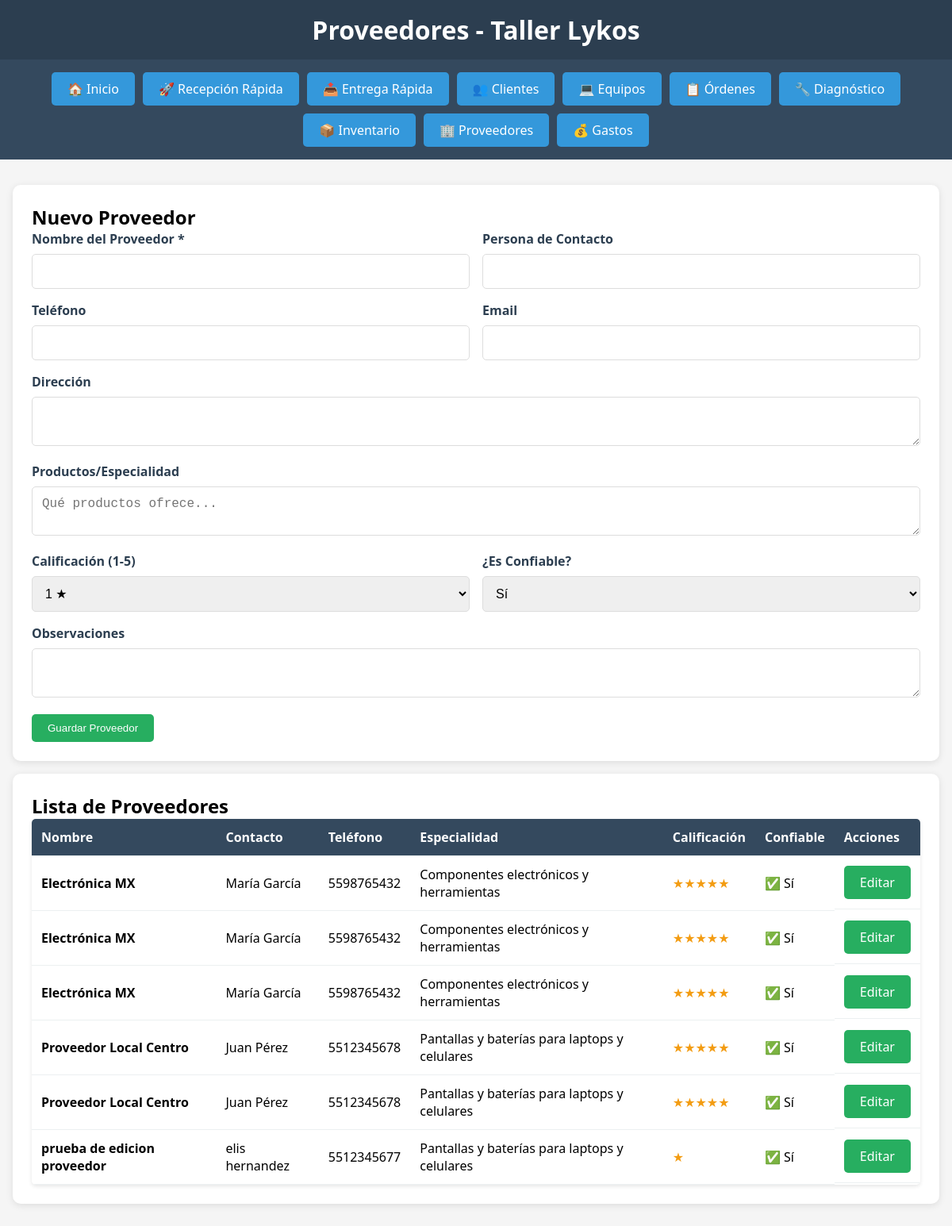
Page /proveedores.php on the committed database.
### tables this page shows
CREATE TABLE `proveedores` (
  `id_proveedor` int(11) NOT NULL,
  `nombre` varchar(100) NOT NULL,
  `contacto` varchar(100) DEFAULT NULL,
  `telefono` varchar(20) DEFAULT NULL,
  `email` varchar(100) DEFAULT NULL,
  `direccion` text DEFAULT NULL,
  `productos_especialidad` text DEFAULT NULL,
  `calificacion` int(11) DEFAULT 5,
  `confiable` tinyint(4) DEFAULT 1,
  `observaciones` text DEFAULT NULL,
  `fecha_registro` timestamp NOT NULL DEFAULT current_timestamp()
);

### proveedores.php (the view, shortened to what this page needs)
<?php include 'config.php'; ?>
<!DOCTYPE html>
<html lang="es">
<head>
</head>
<body>
    <div class="header">
        <h1>Proveedores - Taller Lykos</h1>
    </div>
    <?php include 'nav.php'; ?>
    <div class="container">
        <div class="card">
            <h2><?php echo isset($_GET['editar']) ? 'Editar Proveedor' : 'Nuevo Proveedor'; ?></h2>
            <form method="POST" action="guardar_proveedor.php">
                <?php
                $proveedor = null;
                ?>
                <div class="grid-2">
                    <div class="form-group">
                        <label>Nombre del Proveedor *</label>
                        <input type="text" name="nombre" class="form-control" value="<?php echo $proveedor ? $proveedor['nombre'] : ''; ?>" required>
                    </div>
                    <div class="form-group">
                        <label>Persona de Contacto</label>
                        <input type="text" name="contacto" class="form-control" value="<?php echo $proveedor ? $proveedor['contacto'] : ''; ?>">
                    </div>
                </div>
                <div class="grid-2">
                    <div class="form-group">
                        <label>Teléfono</label>
                        <input type="text" name="telefono" class="form-control" value="<?php echo $proveedor ? $proveedor['telefono'] : ''; ?>">
                    </div>
                    <div class="form-group">
                        <label>Email</label>
                        <input type="email" name="email" class="form-control" value="<?php echo $proveedor ? $proveedor['email'] : ''; ?>">
                    </div>
                </div>
                <div class="form-group">
                    <label>Dirección</label>
                    <textarea name="direccion" class="form-control" rows="2"><?php echo $proveedor ? $proveedor['direccion'] : ''; ?></textarea>
                </div>
                <div class="form-group">
                    <label>Productos/Especialidad</label>
                    <textarea name="productos_especialidad" class="form-control" rows="2" placeholder="Qué productos ofrece..."><?php echo $proveedor ? $proveedor['productos_especialidad'] : ''; ?></textarea>
                </div>
                <div class="grid-2">
                    <div class="form-group">
                        <label>Calificación (1-5)</label>
                        <select name="calificacion" class="form-control">
                            <?php for($i=1; $i<=5; $i++): ?>
                                <option value="<?php echo $i; ?>" <?php echo $proveedor && $proveedor['calificacion'] == $i ? 'selected' : ''; ?>>
                                    <?php echo $i; ?> <?php echo str_repeat('★', $i); ?>
                                </option>
                            <?php endfor; ?>
                        </select>
                    </div>
                    <div class="form-group">
                        <label>¿Es Confiable?</label>
                        <select name="confiable" class="form-control">
                            <option value="1" <?php echo $proveedor && $proveedor['confiable'] ? 'selected' : ''; ?>>Sí</option>
                        </select>
                    </div>
                </div>
                <div class="form-group">
                    <label>Observaciones</label>
                    <textarea name="observaciones" class="form-control" rows="2"><?php echo $proveedor ? $proveedor['observaciones'] : ''; ?></textarea>
                </div>
                <button type="submit" class="btn"><?php echo $proveedor ? 'Actualizar' : 'Guardar'; ?> Proveedor</button>
            </form>
        </div>
        <div class="card">
            <h2>Lista de Proveedores</h2>
            <table>
                <thead>
                    <tr>
                        <th>Nombre</th>
                        <th>Contacto</th>
                        <th>Teléfono</th>
                        <th>Especialidad</th>
                        <th>Calificación</th>
                        <th>Confiable</th>
                        <th>Acciones</th>
                    </tr>
                </thead>
                <tbody>
                    <?php
                    $stmt = $pdo->query("SELECT * FROM proveedores ORDER BY nombre");
                    while($proveedor = $stmt->fetch()) {
                        $confiable = $proveedor['confiable'] ? '✅ Sí' : '❌ No';
                        echo "
                        <tr>
                            <td><strong>{$proveedor['nombre']}</strong></td>
                            <td>{$proveedor['contacto']}</td>
                            <td>{$proveedor['telefono']}</td>
                            <td>{$proveedor['productos_especialidad']}</td>
                            <td class='rating'>" . str_repeat('★', $proveedor['calificacion']) . "</td>
                            <td>$confiable</td>
                            <td class='actions'>
                                <a href='proveedores.php?editar={$proveedor['id_proveedor']}' class='btn'>Editar</a>
                            </td>
                        </tr>";
                    }
                    ?>
                </tbody>
            </table>
        </div>
    </div>
</body>
</html>

### nav.php
<div class="nav">
    <a href="index.php">🏠 Inicio</a>
    <a href="recepcion_rapida.php">🚀 Recepción Rápida</a>
    <a href="entrega_rapida.php">📤 Entrega Rápida</a>
    <a href="clientes.php">👥 Clientes</a>
    <a href="equipos.php">💻 Equipos</a>
    <a href="ordenes.php">📋 Órdenes</a>
    <a href="diagnostico.php">🔧 Diagnóstico</a>
    <a href="inventario.php">📦 Inventario</a>
    <a href="proveedores.php">🏢 Proveedores</a>
    <a href="gastos.php">💰 Gastos</a>
</div>

### proveedores.php (style rules this page uses)
* { margin: 0; padding: 0; box-sizing: border-box; }
body { font-family: 'Segoe UI', Tahoma, Geneva, Verdana, sans-serif; background: #f5f5f5; }
.header { background: #2c3e50; color: white; padding: 1rem; text-align: center; }
.nav { background: #34495e; padding: 1rem; display: flex; justify-content: center; gap: 10px; flex-wrap: wrap; }
.nav a { padding: 10px 20px; background: #3498db; color: white; text-decoration: none; border-radius: 5px; }
.container { max-width: 1200px; margin: 2rem auto; padding: 0 1rem; }
.card { background: white; padding: 1.5rem; border-radius: 10px; box-shadow: 0 2px 10px rgba(0,0,0,0.1); margin-bottom: 1rem; }
.form-group { margin-bottom: 1rem; }
.form-group label { display: block; margin-bottom: 0.5rem; font-weight: bold; color: #2c3e50; }
.form-control { width: 100%; padding: 0.75rem; border: 1px solid #ddd; border-radius: 5px; font-size: 1rem; }
.btn { padding: 10px 20px; background: #27ae60; color: white; border: none; border-radius: 5px; cursor: pointer; text-decoration: none; display: inline-block; }
table { width: 100%; border-collapse: collapse; background: white; border-radius: 5px; overflow: hidden; box-shadow: 0 2px 5px rgba(0,0,0,0.1); }
th, td { padding: 12px; text-align: left; border-bottom: 1px solid #ecf0f1; }
th { background: #34495e; color: white; }
.actions { display: flex; gap: 5px; }
.grid-2 { display: grid; grid-template-columns: 1fr 1fr; gap: 1rem; }
.rating { color: #f39c12; }

### rows in the picture
proveedores: nombre "Electrónica MX", contacto "María García", telefono "5598765432", productos_especialidad "Componentes electrónicos y herramientas", calificacion "★★★★★", confiable "✅ Sí"
proveedores: nombre "Electrónica MX", contacto "María García", telefono "5598765432", productos_especialidad "Componentes electrónicos y herramientas", calificacion "★★★★★", confiable "✅ Sí"
proveedores: nombre "Electrónica MX", contacto "María García", telefono "5598765432", productos_especialidad "Componentes electrónicos y herramientas", calificacion "★★★★★", confiable "✅ Sí"
proveedores: nombre "Proveedor Local Centro", contacto "Juan Pérez", telefono "5512345678", productos_especialidad "Pantallas y baterías para laptops y celulares", calificacion "★★★★★", confiable "✅ Sí"
proveedores: nombre "Proveedor Local Centro", contacto "Juan Pérez", telefono "5512345678", productos_especialidad "Pantallas y baterías para laptops y celulares", calificacion "★★★★★", confiable "✅ Sí"
proveedores: nombre "prueba de edicion proveedor", contacto "elis hernandez", telefono "5512345677", productos_especialidad "Pantallas y baterías para laptops y celulares", calificacion "★", confiable "✅ Sí"

### other values in the picture
form field calificacion "1 ★"
